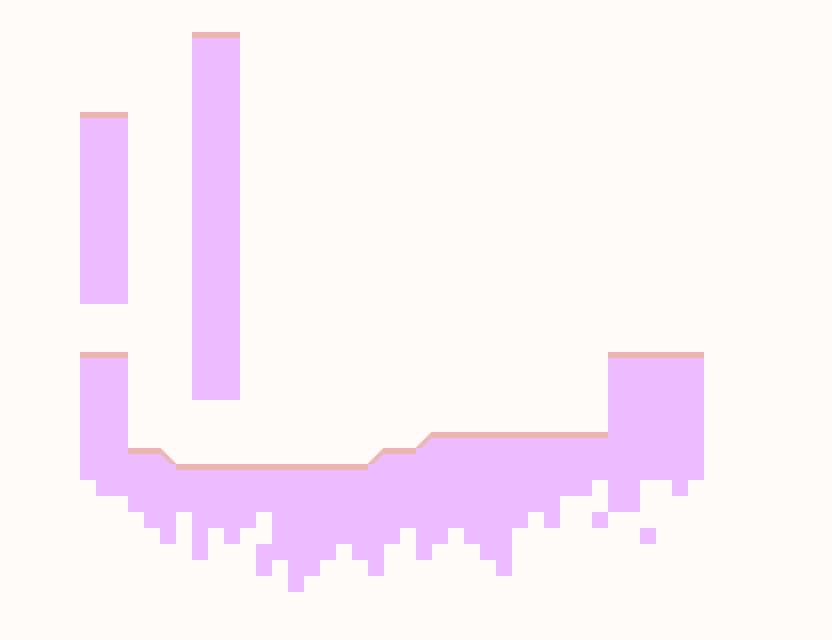

Below is a game level as drawn by its tile map, then a one-line description and the .tmx that defines it (tile-layer data replaced by summaries):
An orthogonal 52x40 tile map with 16x16 px tiles, 2 tile layers (Background, Platform), 2 tilesets and 6 objects (PlatformDude, Slopeman, Spawn).

<map version="1.0" orientation="orthogonal" width="52" height="40" tilewidth="16" tileheight="16">
 <tileset firstgid="1" name="green" tilewidth="16" tileheight="16">
  <image source="../img/tileset.png" width="128" height="32" />
 </tileset>
 <tileset firstgid="17" name="red" tilewidth="16" tileheight="16">
  <image source="../img/tileset_red.png" width="128" height="32" />
 </tileset>
 <layer name="Background" width="52" height="40">
  <data>[2080 cells, 2080 non-empty, 1 distinct tile ids]</data>
 </layer>
 <layer name="Platform" width="52" height="40">
  <data>[2080 cells, 393 non-empty, 5 distinct tile ids]</data>
 </layer>
 <objectgroup name="Platform" width="52" height="40">
  <object name="PlatformDude" x="112" y="464">
   <polygon points="64,0 272,0 272,-16 320,-16 320,-32 496,-32 496,-112 592,-112 592,16 -33,16 -32,-112 16,-112 16,-16 48,-16" />
  </object>
  <object x="193" y="400">
   <polygon points="-1,0 47,0 47,-368 -1,-368" />
  </object>
  <object x="81" y="303">
   <polygon points="-1,1 47,1 47,-191 -1,-191" />
  </object>
  <object name="Slopeman" x="416" y="448">
   <properties>
    <property name="Slope" value="45" />
   </properties>
   <polygon points="0,0 16,-16 16,0" />
  </object>
  <object x="426" y="449">
   <properties>
    <property name="Slope" value="45" />
   </properties>
   <polygon points="-58,15 -42,-1 -42,15" />
  </object>
 </objectgroup>
 <objectgroup name="Object Layer 2" width="52" height="40">
  <object name="Spawn" x="288" y="432" width="16" height="16" />
 </objectgroup>
</map>
